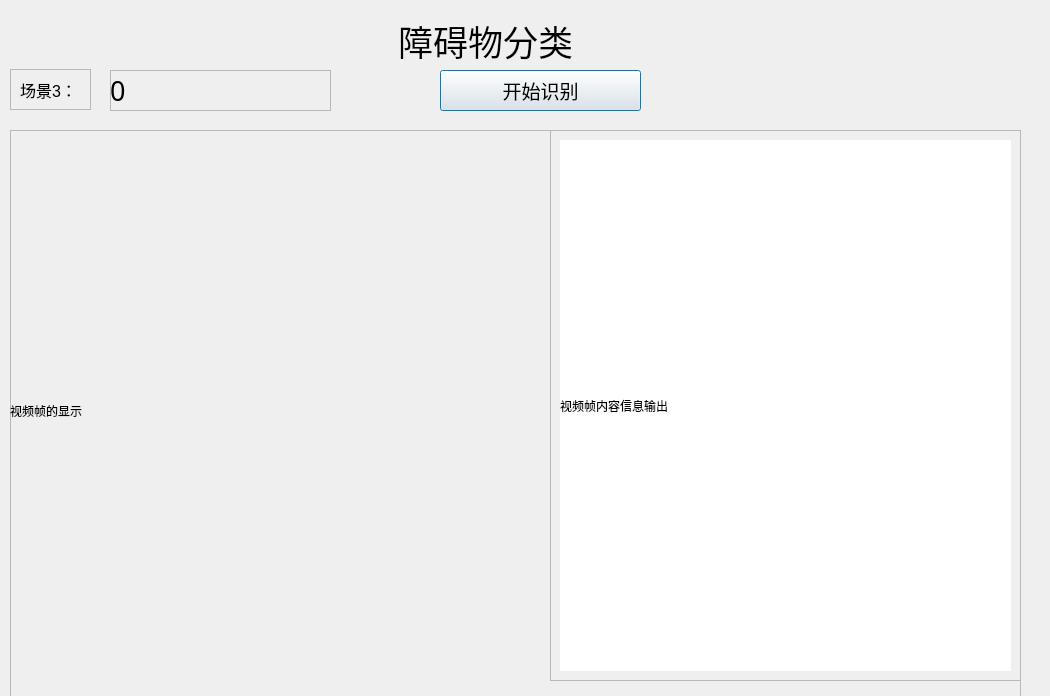
<?xml version="1.0" encoding="UTF-8"?>
<ui version="4.0">
 <class>Dialog</class>
 <widget class="QDialog" name="Dialog">
  <property name="geometry">
   <rect>
    <x>0</x>
    <y>0</y>
    <width>1050</width>
    <height>696</height>
   </rect>
  </property>
  <property name="windowTitle">
   <string>Dialog</string>
  </property>
  <widget class="QFrame" name="frame">
   <property name="geometry">
    <rect>
     <x>10</x>
     <y>130</y>
     <width>1011</width>
     <height>571</height>
    </rect>
   </property>
   <property name="frameShape">
    <enum>QFrame::StyledPanel</enum>
   </property>
   <property name="frameShadow">
    <enum>QFrame::Raised</enum>
   </property>
   <widget class="QLabel" name="video3">
    <property name="geometry">
     <rect>
      <x>0</x>
      <y>0</y>
      <width>491</width>
      <height>561</height>
     </rect>
    </property>
    <property name="text">
     <string>视频帧的显示</string>
    </property>
   </widget>
   <widget class="QScrollArea" name="scrollArea">
    <property name="geometry">
     <rect>
      <x>540</x>
      <y>0</y>
      <width>471</width>
      <height>551</height>
     </rect>
    </property>
    <property name="widgetResizable">
     <bool>true</bool>
    </property>
    <widget class="QWidget" name="scrollAreaWidgetContents">
     <property name="geometry">
      <rect>
       <x>0</x>
       <y>0</y>
       <width>469</width>
       <height>549</height>
      </rect>
     </property>
     <layout class="QVBoxLayout" name="verticalLayout">
      <item>
       <widget class="QLabel" name="introduction">
        <property name="styleSheet">
         <string notr="true">background-color: rgb(255, 255, 255)</string>
        </property>
        <property name="wordWrap">
         <bool>true</bool>
        </property>
        <property name="text">
         <string>视频帧内容信息输出</string>
        </property>
       </widget>
      </item>
     </layout>
    </widget>
   </widget>
  </widget>
  <widget class="QFrame" name="frame_2">
   <property name="geometry">
    <rect>
     <x>10</x>
     <y>69</y>
     <width>81</width>
     <height>41</height>
    </rect>
   </property>
   <property name="frameShape">
    <enum>QFrame::StyledPanel</enum>
   </property>
   <property name="frameShadow">
    <enum>QFrame::Raised</enum>
   </property>
   <widget class="QLabel" name="label3">
    <property name="geometry">
     <rect>
      <x>10</x>
      <y>0</y>
      <width>141</width>
      <height>41</height>
     </rect>
    </property>
    <property name="font">
     <font>
      <pointsize>12</pointsize>
     </font>
    </property>
    <property name="text">
     <string>场景3：</string>
    </property>
   </widget>
  </widget>
  <widget class="QFrame" name="frame_3">
   <property name="geometry">
    <rect>
     <x>110</x>
     <y>70</y>
     <width>221</width>
     <height>41</height>
    </rect>
   </property>
   <property name="frameShape">
    <enum>QFrame::StyledPanel</enum>
   </property>
   <property name="frameShadow">
    <enum>QFrame::Raised</enum>
   </property>
   <widget class="QLabel" name="general_num">
    <property name="geometry">
     <rect>
      <x>0</x>
      <y>0</y>
      <width>141</width>
      <height>41</height>
     </rect>
    </property>
    <property name="font">
     <font>
      <family>Adobe Arabic</family>
      <pointsize>20</pointsize>
     </font>
    </property>
    <property name="text">
     <string>0</string>
    </property>
   </widget>
  </widget>
  <widget class="QLabel" name="title">
   <property name="geometry">
    <rect>
     <x>170</x>
     <y>20</y>
     <width>631</width>
     <height>41</height>
    </rect>
   </property>
   <property name="font">
    <font>
     <pointsize>26</pointsize>
    </font>
   </property>
   <property name="text">
    <string>障碍物分类</string>
   </property>
   <property name="alignment">
    <set>Qt::AlignCenter</set>
   </property>
  </widget>
  <widget class="QPushButton" name="pushButton">
   <property name="geometry">
    <rect>
     <x>440</x>
     <y>70</y>
     <width>201</width>
     <height>41</height>
    </rect>
   </property>
   <property name="font">
    <font>
     <family>Adobe Arabic</family>
     <pointsize>14</pointsize>
    </font>
   </property>
   <property name="text">
    <string>开始识别</string>
   </property>
  </widget>
 </widget>
 <resources/>
 <connections>
  <connection>
   <sender>pushButton</sender>
   <signal>clicked()</signal>
   <receiver>Dialog</receiver>
   <slot>classifyPushButton()</slot>
   <hints>
    <hint type="sourcelabel">
     <x>256</x>
     <y>87</y>
    </hint>
    <hint type="destinationlabel">
     <x>469</x>
     <y>90</y>
    </hint>
   </hints>
  </connection>
 </connections>
 <slots>
  <slot>classifyPushButton()</slot>
 </slots>
</ui>
